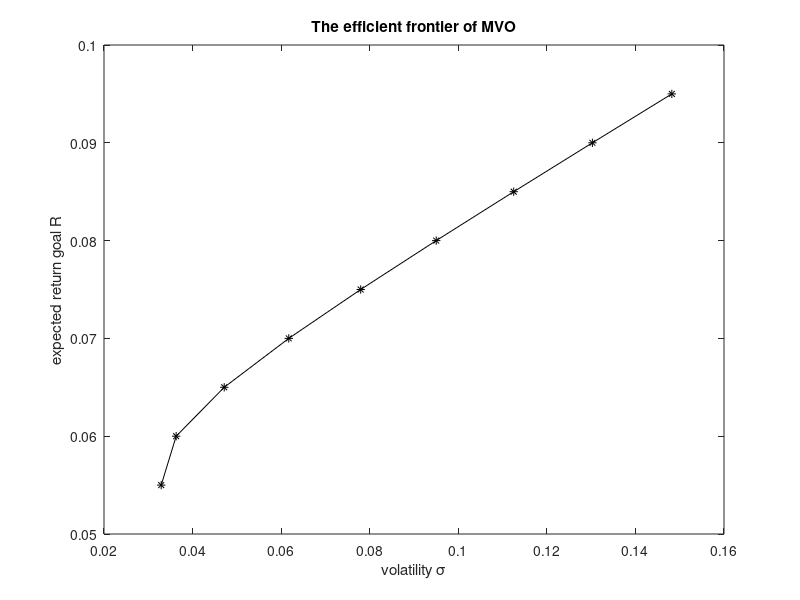

Recreate this plot in MATLAB.
clear
clc
%%%%% Three asset MVO problem in Example 7.3 in Chapter 7 %%%%%
n=3;
%%%%% Data for MVO problem %%%%%
mu=[9.73 6.57 5.37]/100; % expected returns of assets
Q=[.02553 .00327 .00019; %covariance matrix
    .00327 .01340 -.00027;
    .00019 -.00027 .00125];
goal_R=[5.5:.5:9.5]/100; % expected return goals range from 5.5% to 9.5%
for a=1:length(goal_R)
    c=zeros(n,1);
    A=-mu;
    b=-goal_R(a);
    Aeq=[ones(1,n);];
    beq=[1;];
    %%%%% quadratic optimization call %%%%%
    [x(a,:), fval(a,1)] = quadprog(Q, c, A,b, Aeq,beq, [],[]);
    std_devi(a,1)=(2*fval(a,1))^.5; %standard deviation = (x'*Q*x)^.5
end
%%%%% efficient frontier plot %%%%%
plot(std_devi, goal_R, '-k*')
xlabel('volatility \sigma')
ylabel('expected return goal R')
title('The efficient frontier of MVO')